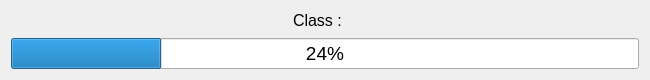
<?xml version="1.0" encoding="UTF-8"?>
<ui version="4.0">
 <class>Dialog</class>
 <widget class="QDialog" name="Dialog">
  <property name="geometry">
   <rect>
    <x>0</x>
    <y>0</y>
    <width>650</width>
    <height>80</height>
   </rect>
  </property>
  <property name="windowTitle">
   <string>Dialog</string>
  </property>
  <layout class="QVBoxLayout" name="verticalLayout">
   <item>
    <layout class="QHBoxLayout" name="horizontalLayout">
     <item>
      <spacer name="horizontalSpacer">
       <property name="orientation">
        <enum>Qt::Horizontal</enum>
       </property>
       <property name="sizeHint" stdset="0">
        <size>
         <width>40</width>
         <height>20</height>
        </size>
       </property>
      </spacer>
     </item>
     <item>
      <layout class="QFormLayout" name="formLayout">
       <item row="0" column="0">
        <widget class="QLabel" name="label">
         <property name="font">
          <font>
           <pointsize>12</pointsize>
          </font>
         </property>
         <property name="text">
          <string>Class :</string>
         </property>
        </widget>
       </item>
       <item row="0" column="1">
        <widget class="QLabel" name="label_2">
         <property name="font">
          <font>
           <pointsize>12</pointsize>
          </font>
         </property>
         <property name="text">
          <string/>
         </property>
         <property name="wordWrap">
          <bool>true</bool>
         </property>
        </widget>
       </item>
      </layout>
     </item>
     <item>
      <spacer name="horizontalSpacer_2">
       <property name="orientation">
        <enum>Qt::Horizontal</enum>
       </property>
       <property name="sizeHint" stdset="0">
        <size>
         <width>40</width>
         <height>20</height>
        </size>
       </property>
      </spacer>
     </item>
    </layout>
   </item>
   <item>
    <widget class="QProgressBar" name="progressBar">
     <property name="font">
      <font>
       <pointsize>14</pointsize>
      </font>
     </property>
     <property name="value">
      <number>24</number>
     </property>
     <property name="alignment">
      <set>Qt::AlignCenter</set>
     </property>
    </widget>
   </item>
  </layout>
 </widget>
 <resources/>
 <connections/>
</ui>
